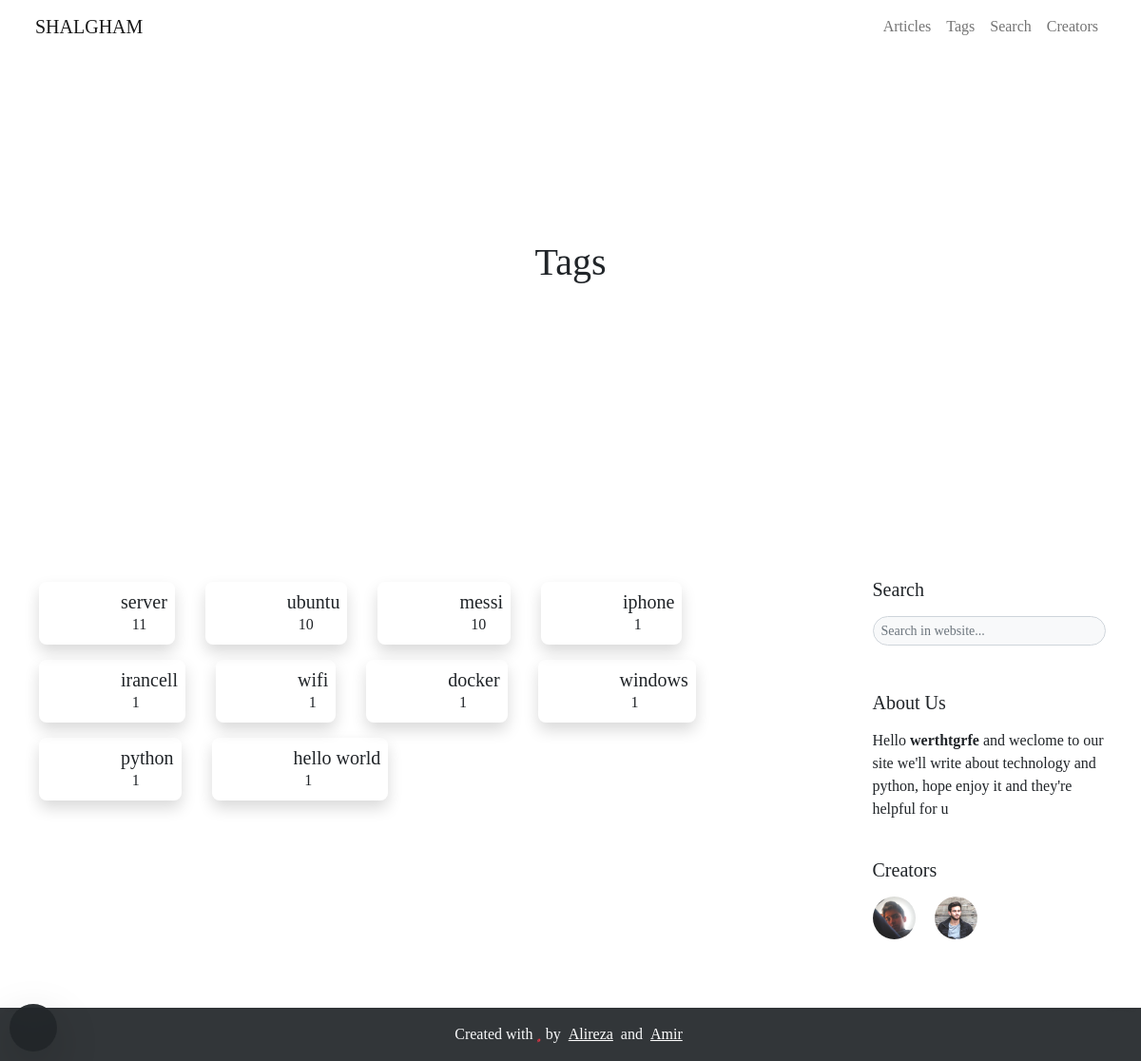
The app's page /tags with its own data.
### blog/models.py (models this page shows, shortened)
class Category(models.Model):
    name_en    = CharField(max_length=100) # English name
    slug       = SlugField(editable=False) # auto created in auto_slug_category function
    created    = DateTimeField(auto_now_add=True) # auto complete created time
    status     = BooleanField(default=True) # category status => true:publish , false:draft
    thumbnail  = models.ImageField(upload_to='categories',null=True) # article thumbnail in post card and main page
    class Meta:
        verbose_name_plural = 'Categories'
        ordering            = ['-created'] # for new to old sorting in admin panel
    objects = CategoryManager() # set managers for this class
    def simple_created(self):
        return self.created.strftime("%Y/%m/%d %H:%M")
    simple_created.short_description = "created"

class User(AbstractUser):
    thumbnail     = models.ImageField(upload_to='creators',default='creators/default.png')
    telegram      = models.URLField(null=True,blank=True)
    instagram     = models.URLField(null=True,blank=True)
    github        = models.URLField(null=True,blank=True)
    user_page_url = models.CharField(max_length=200)
    desc          = RichTextField(null=True)
    skills        = models.CharField(max_length=500,null=True,help_text='pls separate the skills by 3')

### blog/views.py (the view)
# urls.py: path('tags',TagsListView.as_view(),name='tags'),
class TagsListView(ListView):
    queryset            = Category.objects.active()
    queryset            = [category for category in queryset if len(category.articles.active()) > 0] # check for categories wirh active articles
    template_name       = 'tags.html'
    context_object_name = 'categories'
    paginate_by         = 20
    page_kwarg          = 'p'
    def get_context_data(self, **kwargs):
        context         = super().get_context_data(**kwargs)
        context["page"] = 'tags' # for setting section in col-4
        return context

### blog/models.py (called while the page is built)
	def active(self):
		return self.filter(status=True)

### blog/templatetags/template_tags.py (called while the page is built)
@register.simple_tag
def site_setting(value):
    try:
        return contents.data_set[value]
    except:
        pass

@register.inclusion_tag('partials/col_4_about.html')
def col_4_about():
    return {
        'col_4_about': contents.data_set['about']
    }

@register.inclusion_tag('partials/col_4_social.html')
def col_4_social():
    creators = User.objects.filter(is_superuser=True)
    return {
            'creators': creators,
        }

### template/tags.html (shortened to what this page needs)
{% load static %} {% load template_tags %}
<!DOCTYPE html>
<html lang="en">
<head>
    <link rel="stylesheet" href="{% static 'blog/css/swiper.min.css' %}">
    <link rel="stylesheet" href="{% static 'blog/css/bootstrap.css' %}">
    <link rel="stylesheet" href="{% static 'blog/fontawesome-free-5.15.3-web/css/all.css' %}">
    <link rel="stylesheet" href="{% static 'blog/css/custom.css' %}">
    <link rel="stylesheet" href="{% static 'blog/css/responsiv.css' %}">
    <link rel="stylesheet" href="{% static 'blog/css/pages/tags.css' %}">
</head>
<body data-src="../media/img/header.jpg">
    <header class="thumbnail">
        {% include 'partials/navbar.html' %}
        <div class="text-center header-img">
            <h1 class="w-100">
                Tags
            </h1>
        </div>
    </header>
    <main class="py-5">
        <div class="container">
            <div class="row gx-md-5">
                <div class="col-md-8 col-lg-9">
                    <div class="row gy-2 ">
                        {% for category in categories %}
                            <div class="col-12 col-sm-auto">
                                <a href="{% url 'blog:tag' category.slug %}" class="text-decoration-none text-dark tag">
                                    <div class="m-1 d-flex nowrap rounded p-2 shadow align-items-center">
                                        <div class="img-tag rounded" data-src="{{ category.thumbnail.url }}"></div>
                                        <div class="ps-2">
                                            <h5 class="m-0">
                                                {{ category.name_en }}
                                            </h5>
                                            <p class="w-100 m-0">
                                                <i class="fas fa-tags"></i>
                                                {{ category.articles.active|length }}
                                            </p>
                                        </div>
                                    </div>
                                </a>
                            </div>
                        {% endfor %}
                    </div>
                </div>
                {% include 'partials/col-4.html' %}
            </div>
        </div>
    </main>
        {% include 'partials/footer.html' %}
</body>
</html>

### template/partials/col_4_social.html
<div id='creators'>
    {% for creator in creators %}
        <a href="/{{ creator.user_page_url }}" class="text-decoration-none admin">
            <img src="{{ creator.thumbnail.url }}" class="img-sm rounded-pill me-3" alt="">
        </a>
    {% endfor %}
</div>

### static/blog/css/custom.css (style rules this page uses)
* { font-family: FiraSans-E; word-wrap: break-word; }
body { width: 100%; background: no-repeat center; background-size: cover; background-attachment: fixed; }
main { background: rgba(255, 255, 255, 0.9); backdrop-filter: blur(15px) !important; -webkit-backdrop-filter: blur(15px) !important; -moz-backdrop-filter: blur(15px) !important; box-shadow: 0px 10px 11px 0px rgba(0, 0, 0, 0.075); }
h1 { font-family: FiraSans-MT; }
h5 { font-family: FiraSans-MT; }
.admin img { animation: shadow 4s infinite; }
.img-sm { width: 45px; height: 45px; }

### static/blog/css/pages/tags.css (style rules this page uses)
body { width: 100%; background: center no-repeat; background-size: cover; background-attachment: fixed; }
header { height: 70vh; width: 100%; }
header .header-img { display: inline-flex; flex-wrap: wrap; align-content: center; justify-content: center; width: 100%; height: 100%; }
main .tag .d-flex { moz-transition: all .3s ease-in-out; -o-transition: all .3s ease-in-out; -webkit-transition: all .3s ease-in-out; transition: all .3s ease-in-out; background: linear-gradient(45deg, rgba(255, 255, 255, 0) 70%, #6886ff5e 100%); background-size: 200% 100%; }
main .tag .d-flex i { font-size: 10px; }
main .tag .img-tag { width: 70px; height: 100%; min-height: 50px; background-size: cover !important; }

### records on screen
Category: name_en "server", articles.active|length "11"
Category: name_en "ubuntu", articles.active|length "10"
Category: name_en "messi", articles.active|length "10"
Category: name_en "iphone", articles.active|length "1"
Category: name_en "irancell", articles.active|length "1"
Category: name_en "wifi", articles.active|length "1"
Category: name_en "docker", articles.active|length "1"
Category: name_en "windows", articles.active|length "1"
Category: name_en "python", articles.active|length "1"
Category: name_en "hello world", articles.active|length "1"
User: thumbnail (picture)
User: thumbnail (picture)

### other values on screen
{{ col_4_about|safe }} "Hello werthtgrfe and weclome to our site we'll write about technology and python, hope enjoy it and they're helpful for u"
